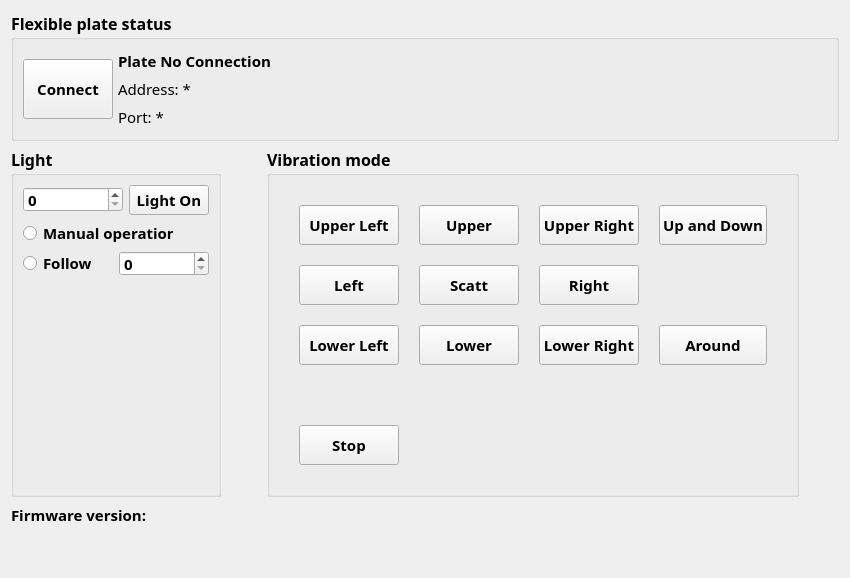
      <widget class="QWidget" name="tab_FlexiblePlate">
       <property name="enabled">
        <bool>true</bool>
       </property>
       <attribute name="icon">
        <iconset>
         <normalon>:/icon/flexible-plate.ico</normalon>
        </iconset>
       </attribute>
       <attribute name="title">
        <string>Flexible plate</string>
       </attribute>
       <layout class="QVBoxLayout" name="verticalLayout_10">
        <item>
         <widget class="QGroupBox" name="groupBox_VibratePlate">
          <property name="maximumSize">
           <size>
            <width>16777215</width>
            <height>16777215</height>
           </size>
          </property>
          <property name="font">
           <font>
            <family>Segoe UI Variable Text Semibold</family>
            <pointsize>12</pointsize>
            <bold>true</bold>
           </font>
          </property>
          <property name="title">
           <string>Flexible plate status</string>
          </property>
          <layout class="QHBoxLayout" name="horizontalLayout_6">
           <property name="spacing">
            <number>5</number>
           </property>
           <item>
            <widget class="QPushButton" name="btn_Plate_Connect">
             <property name="minimumSize">
              <size>
               <width>90</width>
               <height>60</height>
              </size>
             </property>
             <property name="maximumSize">
              <size>
               <width>90</width>
               <height>60</height>
              </size>
             </property>
             <property name="font">
              <font>
               <family>Segoe UI Variable Text Semibold</family>
               <pointsize>11</pointsize>
               <bold>true</bold>
              </font>
             </property>
             <property name="text">
              <string>Connect</string>
             </property>
            </widget>
           </item>
           <item>
            <layout class="QVBoxLayout" name="verticalLayout_8">
             <property name="spacing">
              <number>4</number>
             </property>
             <item>
              <widget class="QLabel" name="label_Plate_Connect">
               <property name="sizePolicy">
                <sizepolicy hsizetype="MinimumExpanding" vsizetype="Preferred">
                 <horstretch>0</horstretch>
                 <verstretch>0</verstretch>
                </sizepolicy>
               </property>
               <property name="minimumSize">
                <size>
                 <width>200</width>
                 <height>24</height>
                </size>
               </property>
               <property name="maximumSize">
                <size>
                 <width>200</width>
                 <height>24</height>
                </size>
               </property>
               <property name="font">
                <font>
                 <family>Segoe UI Variable Text Semibold</family>
                 <pointsize>11</pointsize>
                 <bold>true</bold>
                </font>
               </property>
               <property name="text">
                <string>Plate No Connection</string>
               </property>
              </widget>
             </item>
             <item>
              <widget class="QLabel" name="label_Plate_IP">
               <property name="sizePolicy">
                <sizepolicy hsizetype="MinimumExpanding" vsizetype="Preferred">
                 <horstretch>0</horstretch>
                 <verstretch>0</verstretch>
                </sizepolicy>
               </property>
               <property name="minimumSize">
                <size>
                 <width>200</width>
                 <height>24</height>
                </size>
               </property>
               <property name="maximumSize">
                <size>
                 <width>200</width>
                 <height>24</height>
                </size>
               </property>
               <property name="font">
                <font>
                 <family>Segoe UI Variable Text Semibold</family>
                 <pointsize>11</pointsize>
                 <bold>false</bold>
                </font>
               </property>
               <property name="text">
                <string>Address: *</string>
               </property>
              </widget>
             </item>
             <item>
              <widget class="QLabel" name="label_Plate_Port">
               <property name="sizePolicy">
                <sizepolicy hsizetype="MinimumExpanding" vsizetype="Preferred">
                 <horstretch>0</horstretch>
                 <verstretch>0</verstretch>
                </sizepolicy>
               </property>
               <property name="minimumSize">
                <size>
                 <width>200</width>
                 <height>24</height>
                </size>
               </property>
               <property name="maximumSize">
                <size>
                 <width>200</width>
                 <height>24</height>
                </size>
               </property>
               <property name="font">
                <font>
                 <family>Segoe UI Variable Text Semibold</family>
                 <pointsize>11</pointsize>
                 <bold>false</bold>
                </font>
               </property>
               <property name="text">
                <string>Port: *</string>
               </property>
              </widget>
             </item>
            </layout>
           </item>
           <item>
            <spacer name="horizontalSpacer_11">
             <property name="orientation">
              <enum>Qt::Horizontal</enum>
             </property>
             <property name="sizeHint" stdset="0">
              <size>
               <width>40</width>
               <height>20</height>
              </size>
             </property>
            </spacer>
           </item>
          </layout>
         </widget>
        </item>
        <item>
         <layout class="QHBoxLayout" name="horizontalLayout_15">
          <item>
           <widget class="QGroupBox" name="groupBox_Plate_Light">
            <property name="font">
             <font>
              <family>Segoe UI Variable Text Semibold</family>
              <pointsize>12</pointsize>
              <bold>true</bold>
             </font>
            </property>
            <property name="title">
             <string>Light</string>
            </property>
            <layout class="QVBoxLayout" name="verticalLayout_7">
             <item>
              <layout class="QHBoxLayout" name="horizontalLayout_8">
               <item>
                <widget class="QSpinBox" name="spinBox_PlateLightLuminance">
                 <property name="minimumSize">
                  <size>
                   <width>100</width>
                   <height>25</height>
                  </size>
                 </property>
                 <property name="maximumSize">
                  <size>
                   <width>70</width>
                   <height>25</height>
                  </size>
                 </property>
                 <property name="font">
                  <font>
                   <family>Segoe UI Variable Text Semibold</family>
                   <pointsize>11</pointsize>
                   <bold>true</bold>
                  </font>
                 </property>
                 <property name="maximum">
                  <number>255</number>
                 </property>
                </widget>
               </item>
               <item>
                <widget class="QPushButton" name="btn_PlateLightSwitch">
                 <property name="minimumSize">
                  <size>
                   <width>80</width>
                   <height>30</height>
                  </size>
                 </property>
                 <property name="maximumSize">
                  <size>
                   <width>100</width>
                   <height>30</height>
                  </size>
                 </property>
                 <property name="font">
                  <font>
                   <family>Segoe UI Variable Text Semibold</family>
                   <pointsize>11</pointsize>
                   <bold>true</bold>
                  </font>
                 </property>
                 <property name="text">
                  <string>Light On</string>
                 </property>
                </widget>
               </item>
              </layout>
             </item>
             <item>
              <widget class="QRadioButton" name="radioButton_PlateManualOperate">
               <property name="minimumSize">
                <size>
                 <width>130</width>
                 <height>24</height>
                </size>
               </property>
               <property name="maximumSize">
                <size>
                 <width>150</width>
                 <height>24</height>
                </size>
               </property>
               <property name="font">
                <font>
                 <family>Segoe UI Variable Text Semibold</family>
                 <pointsize>11</pointsize>
                 <bold>true</bold>
                </font>
               </property>
               <property name="text">
                <string>Manual operation</string>
               </property>
              </widget>
             </item>
             <item>
              <layout class="QHBoxLayout" name="horizontalLayout_14">
               <item>
                <widget class="QRadioButton" name="radioButton_PlateFollowOperate">
                 <property name="minimumSize">
                  <size>
                   <width>90</width>
                   <height>24</height>
                  </size>
                 </property>
                 <property name="maximumSize">
                  <size>
                   <width>100</width>
                   <height>24</height>
                  </size>
                 </property>
                 <property name="font">
                  <font>
                   <family>Segoe UI Variable Text Semibold</family>
                   <pointsize>11</pointsize>
                   <bold>true</bold>
                  </font>
                 </property>
                 <property name="text">
                  <string>Follow</string>
                 </property>
                </widget>
               </item>
               <item>
                <widget class="QSpinBox" name="spinBox_PlateOperateDelay">
                 <property name="minimumSize">
                  <size>
                   <width>90</width>
                   <height>25</height>
                  </size>
                 </property>
                 <property name="maximumSize">
                  <size>
                   <width>100</width>
                   <height>25</height>
                  </size>
                 </property>
                 <property name="font">
                  <font>
                   <family>Segoe UI Variable Text Semibold</family>
                   <pointsize>11</pointsize>
                   <bold>true</bold>
                  </font>
                 </property>
                 <property name="maximum">
                  <number>60000</number>
                 </property>
                </widget>
               </item>
              </layout>
             </item>
             <item>
              <spacer name="verticalSpacer_3">
               <property name="orientation">
                <enum>Qt::Vertical</enum>
               </property>
               <property name="sizeHint" stdset="0">
                <size>
                 <width>20</width>
                 <height>40</height>
                </size>
               </property>
              </spacer>
             </item>
            </layout>
           </widget>
          </item>
          <item>
           <spacer name="horizontalSpacer_10">
            <property name="orientation">
             <enum>Qt::Horizontal</enum>
            </property>
            <property name="sizeType">
             <enum>QSizePolicy::Fixed</enum>
            </property>
            <property name="sizeHint" stdset="0">
             <size>
              <width>40</width>
              <height>20</height>
             </size>
            </property>
           </spacer>
          </item>
          <item>
           <widget class="QGroupBox" name="groupBox_2">
            <property name="font">
             <font>
              <family>Segoe UI Variable Text Semibold</family>
              <pointsize>12</pointsize>
              <bold>true</bold>
             </font>
            </property>
            <property name="title">
             <string>Vibration mode</string>
            </property>
            <layout class="QVBoxLayout" name="verticalLayout_9">
             <item>
              <layout class="QGridLayout" name="gridLayout_5">
               <property name="leftMargin">
                <number>20</number>
               </property>
               <property name="topMargin">
                <number>20</number>
               </property>
               <property name="rightMargin">
                <number>20</number>
               </property>
               <property name="bottomMargin">
                <number>20</number>
               </property>
               <property name="spacing">
                <number>20</number>
               </property>
               <item row="2" column="1">
                <widget class="QPushButton" name="btn_PlateLowerLeft">
                 <property name="minimumSize">
                  <size>
                   <width>100</width>
                   <height>40</height>
                  </size>
                 </property>
                 <property name="maximumSize">
                  <size>
                   <width>120</width>
                   <height>50</height>
                  </size>
                 </property>
                 <property name="font">
                  <font>
                   <family>Segoe UI Variable Text Semibold</family>
                   <pointsize>11</pointsize>
                   <bold>true</bold>
                  </font>
                 </property>
                 <property name="text">
                  <string>Lower Left</string>
                 </property>
                </widget>
               </item>
               <item row="4" column="1">
                <widget class="QPushButton" name="btn_PlateStop">
                 <property name="minimumSize">
                  <size>
                   <width>100</width>
                   <height>40</height>
                  </size>
                 </property>
                 <property name="maximumSize">
                  <size>
                   <width>120</width>
                   <height>50</height>
                  </size>
                 </property>
                 <property name="font">
                  <font>
                   <family>Segoe UI Variable Text Semibold</family>
                   <pointsize>11</pointsize>
                   <bold>true</bold>
                  </font>
                 </property>
                 <property name="text">
                  <string>Stop</string>
                 </property>
                </widget>
               </item>
               <item row="0" column="2">
                <widget class="QPushButton" name="btn_PlateUpper">
                 <property name="minimumSize">
                  <size>
                   <width>100</width>
                   <height>40</height>
                  </size>
                 </property>
                 <property name="maximumSize">
                  <size>
                   <width>120</width>
                   <height>50</height>
                  </size>
                 </property>
                 <property name="font">
                  <font>
                   <family>Segoe UI Variable Text Semibold</family>
                   <pointsize>11</pointsize>
                   <bold>true</bold>
                  </font>
                 </property>
                 <property name="text">
                  <string>Upper</string>
                 </property>
                </widget>
               </item>
               <item row="0" column="1">
                <widget class="QPushButton" name="btn_PlateUpperLeft">
                 <property name="minimumSize">
                  <size>
                   <width>100</width>
                   <height>40</height>
                  </size>
                 </property>
                 <property name="maximumSize">
                  <size>
                   <width>120</width>
                   <height>50</height>
                  </size>
                 </property>
                 <property name="font">
                  <font>
                   <family>Segoe UI Variable Text Semibold</family>
                   <pointsize>11</pointsize>
                   <bold>true</bold>
                  </font>
                 </property>
                 <property name="text">
                  <string>Upper Left</string>
                 </property>
                </widget>
               </item>
               <item row="0" column="4">
                <widget class="QPushButton" name="btn_PlateUpAndDown">
                 <property name="minimumSize">
                  <size>
                   <width>100</width>
                   <height>40</height>
                  </size>
                 </property>
                 <property name="maximumSize">
                  <size>
                   <width>120</width>
                   <height>50</height>
                  </size>
                 </property>
                 <property name="font">
                  <font>
                   <family>Segoe UI Variable Text Semibold</family>
                   <pointsize>11</pointsize>
                   <bold>true</bold>
                  </font>
                 </property>
                 <property name="text">
                  <string>Up and Down</string>
                 </property>
                </widget>
               </item>
               <item row="1" column="3">
                <widget class="QPushButton" name="btn_PlateRight">
                 <property name="minimumSize">
                  <size>
                   <width>100</width>
                   <height>40</height>
                  </size>
                 </property>
                 <property name="maximumSize">
                  <size>
                   <width>120</width>
                   <height>50</height>
                  </size>
                 </property>
                 <property name="font">
                  <font>
                   <family>Segoe UI Variable Text Semibold</family>
                   <pointsize>11</pointsize>
                   <bold>true</bold>
                  </font>
                 </property>
                 <property name="text">
                  <string>Right</string>
                 </property>
                </widget>
               </item>
               <item row="2" column="3">
                <widget class="QPushButton" name="btn_PlateLowerRight">
                 <property name="minimumSize">
                  <size>
                   <width>100</width>
                   <height>40</height>
                  </size>
                 </property>
                 <property name="maximumSize">
                  <size>
                   <width>120</width>
                   <height>50</height>
                  </size>
                 </property>
                 <property name="font">
                  <font>
                   <family>Segoe UI Variable Text Semibold</family>
                   <pointsize>11</pointsize>
                   <bold>true</bold>
                  </font>
                 </property>
                 <property name="text">
                  <string>Lower Right</string>
                 </property>
                </widget>
               </item>
               <item row="2" column="4">
                <widget class="QPushButton" name="btn_PlateAround">
                 <property name="minimumSize">
                  <size>
                   <width>100</width>
                   <height>40</height>
                  </size>
                 </property>
                 <property name="maximumSize">
                  <size>
                   <width>120</width>
                   <height>50</height>
                  </size>
                 </property>
                 <property name="font">
                  <font>
                   <family>Segoe UI Variable Text Semibold</family>
                   <pointsize>11</pointsize>
                   <bold>true</bold>
                  </font>
                 </property>
                 <property name="text">
                  <string>Around</string>
                 </property>
                </widget>
               </item>
               <item row="2" column="2">
                <widget class="QPushButton" name="btn_PlateLower">
                 <property name="minimumSize">
                  <size>
                   <width>100</width>
                   <height>40</height>
                  </size>
                 </property>
                 <property name="maximumSize">
                  <size>
                   <width>120</width>
                   <height>50</height>
                  </size>
                 </property>
                 <property name="font">
                  <font>
                   <family>Segoe UI Variable Text Semibold</family>
                   <pointsize>11</pointsize>
                   <bold>true</bold>
                  </font>
                 </property>
                 <property name="text">
                  <string>Lower</string>
                 </property>
                </widget>
               </item>
               <item row="0" column="3">
                <widget class="QPushButton" name="btn_PlateUpperRight">
                 <property name="minimumSize">
                  <size>
                   <width>100</width>
                   <height>40</height>
                  </size>
                 </property>
                 <property name="maximumSize">
                  <size>
                   <width>120</width>
                   <height>50</height>
                  </size>
                 </property>
                 <property name="font">
                  <font>
                   <family>Segoe UI Variable Text Semibold</family>
                   <pointsize>11</pointsize>
                   <bold>true</bold>
                  </font>
                 </property>
                 <property name="text">
                  <string>Upper Right</string>
                 </property>
                </widget>
               </item>
               <item row="1" column="2">
                <widget class="QPushButton" name="btn_PlateScatt">
                 <property name="minimumSize">
                  <size>
                   <width>100</width>
                   <height>40</height>
                  </size>
                 </property>
                 <property name="maximumSize">
                  <size>
                   <width>120</width>
                   <height>50</height>
                  </size>
                 </property>
                 <property name="font">
                  <font>
                   <family>Segoe UI Variable Text Semibold</family>
                   <pointsize>11</pointsize>
                   <bold>true</bold>
                  </font>
                 </property>
                 <property name="text">
                  <string>Scatt</string>
                 </property>
                </widget>
               </item>
               <item row="3" column="1">
                <spacer name="verticalSpacer_5">
                 <property name="orientation">
                  <enum>Qt::Vertical</enum>
                 </property>
                 <property name="sizeHint" stdset="0">
                  <size>
                   <width>20</width>
                   <height>40</height>
                  </size>
                 </property>
                </spacer>
               </item>
               <item row="1" column="1">
                <widget class="QPushButton" name="btn_PlateLeft">
                 <property name="minimumSize">
                  <size>
                   <width>100</width>
                   <height>40</height>
                  </size>
                 </property>
                 <property name="maximumSize">
                  <size>
                   <width>120</width>
                   <height>50</height>
                  </size>
                 </property>
                 <property name="font">
                  <font>
                   <family>Segoe UI Variable Text Semibold</family>
                   <pointsize>11</pointsize>
                   <bold>true</bold>
                  </font>
                 </property>
                 <property name="text">
                  <string>Left</string>
                 </property>
                </widget>
               </item>
              </layout>
             </item>
            </layout>
           </widget>
          </item>
          <item>
           <spacer name="horizontalSpacer_12">
            <property name="orientation">
             <enum>Qt::Horizontal</enum>
            </property>
            <property name="sizeHint" stdset="0">
             <size>
              <width>40</width>
              <height>20</height>
             </size>
            </property>
           </spacer>
          </item>
         </layout>
        </item>
        <item>
         <widget class="QLabel" name="label_Plate_VersionNumber">
          <property name="sizePolicy">
           <sizepolicy hsizetype="MinimumExpanding" vsizetype="Preferred">
            <horstretch>0</horstretch>
            <verstretch>0</verstretch>
           </sizepolicy>
          </property>
          <property name="minimumSize">
           <size>
            <width>200</width>
            <height>24</height>
           </size>
          </property>
          <property name="maximumSize">
           <size>
            <width>200</width>
            <height>24</height>
           </size>
          </property>
          <property name="font">
           <font>
            <family>Segoe UI Variable Text Semibold</family>
            <pointsize>11</pointsize>
            <bold>true</bold>
           </font>
          </property>
          <property name="text">
           <string>Firmware version: </string>
          </property>
         </widget>
        </item>
        <item>
         <spacer name="verticalSpacer_4">
          <property name="orientation">
           <enum>Qt::Vertical</enum>
          </property>
          <property name="sizeHint" stdset="0">
           <size>
            <width>20</width>
            <height>40</height>
           </size>
          </property>
         </spacer>
        </item>
       </layout>
      </widget>
